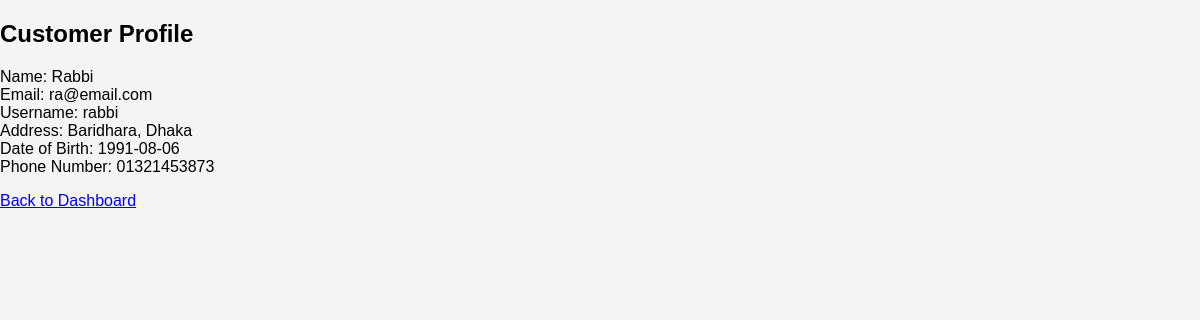
The app's page /view/viewprofile.php (signed in) with its own data.
### tables this page shows
CREATE TABLE `users` (
  `id` int(100) NOT NULL,
  `name` text NOT NULL,
  `email` varchar(250) NOT NULL,
  `username` varchar(250) NOT NULL,
  `password` varchar(150) NOT NULL,
  `gender` varchar(250) NOT NULL,
  `address` text NOT NULL,
  `dob` date NOT NULL,
  `phonumber` varchar(100) NOT NULL
);

### Model/mydb.php (called while the page is built, shortened)
<?php
class myDB
{
function getUserInfoForProfile($conn, $tablename, $email)
{
    $sql = "SELECT name, email, username, address, dob, phonumber FROM $tablename WHERE email='$email'";
    $result = $conn->query($sql);
    return $result;
}
}
?>

### view/viewprofile.php (the view, shortened to what this page needs)
<!DOCTYPE html>
<html lang="en">
<head>
    <link rel="stylesheet" href="../layer/layout.css">
</head>
<body>
<?php
    if (true) {
        include '../Model/mydb.php';
        $myDB = new myDB();
        $conn = $myDB->openCon();
        $email = $_SESSION['email'];
        $result = $myDB->getUserInfoForProfile($conn, 'users', $email);
        if ($result && $result->num_rows > 0) {
            $row = $result->fetch_assoc();
            echo '<h2>Customer Profile</h2>';
            echo 'Name: ' . $row['name'] . "<br>";
            echo 'Email: ' . $row['email'] . "<br>";
            echo 'Username: ' . $row['username'] . "<br>";
            echo 'Address: ' . $row['address'] . "<br>";
            echo 'Date of Birth: ' . $row['dob'] . "<br>";
            echo 'Phone Number: ' . $row['phonumber'] . "<br>";
            echo '<p><a href="../view/customer_dash.php">Back to Dashboard</a></p>';
        } else {
            echo 'Error fetching customer profile.';
        }
    } else {
        echo 'Access denied.';
    }
?>
</body>
</html>

### layer/layout.css (style rules this page uses)
body { font-family: Arial, sans-serif; margin: 0; padding: 0; background-color: #f4f4f4; }

### records on screen
users: name "Rabbi", email "ra@email.com", username "rabbi", address "Baridhara, Dhaka", dob "1991-08-06", phonumber "01321453873"
